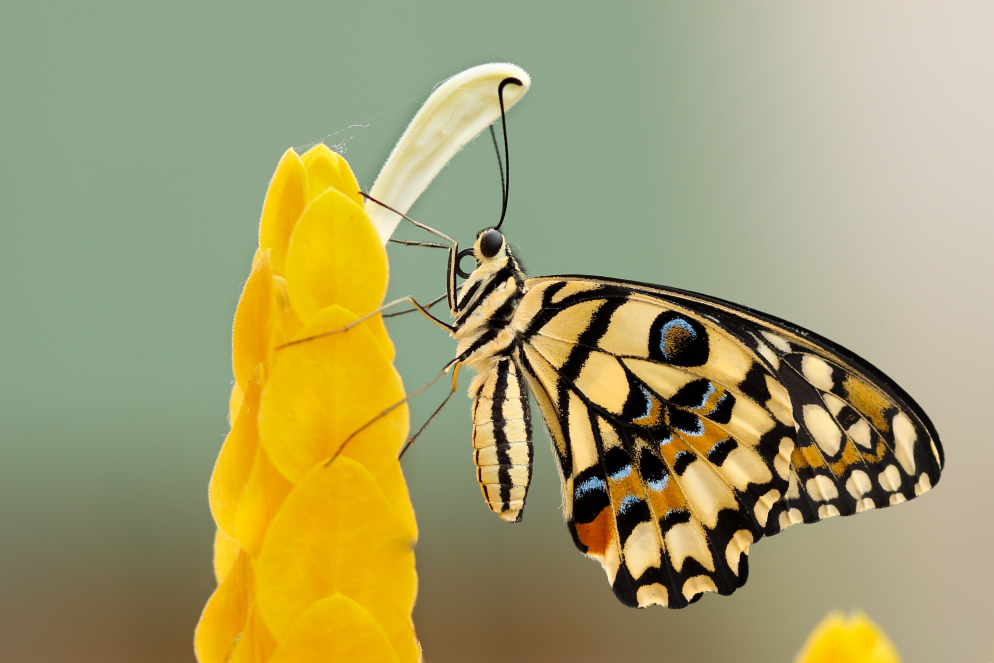
#> input picture butterfly.jpg, 3973 x 2649 px (shown at 1/4 size)
$ jupyter execute Test.ipynb
#> lines starting #> are read from the running program, lines starting #| are printed output that depends on the picture; after the words box and inside, x2 and y2 are one past the last pixel; in counts of white or black regions, pixels touching at a corner belong together
[cell 1]
import cv2
import numpy as np
import matplotlib.pyplot as plt

img = cv2.imread("geeksforgeeks.png", cv2.IMREAD_COLOR)

cv2.IMREAD_COLOR: It specifies to load a color image. Any transparency of image will be neglected. It is the default flag. Alternatively, we can pass integer value 1 for this flag.

cv2.IMREAD_GRAYSCALE: It specifies to load an image in grayscale mode. Alternatively, we can pass integer value 0 for this flag.

cv2.IMREAD_UNCHANGED: It specifies to load an image as such including alpha channel. Alternatively, we can pass integer value -1 for this flag.

[cell 2]
img = cv2.imread("butterfly.jpg",1)
#> img is the input picture: shape (2649, 3973, 3); mean B, G, R 108.3, 157.4, 163.4
img = cv2.resize(img, (960,540))
#> img: shape (540, 960, 3)

[cell 3]
plt.imshow(img)
plt.title("Image")

[cell 4]
imgRGB = cv2.cvtColor(img, cv2.COLOR_BGR2RGB)

[cell 5]
plt.imshow(imgRGB)
plt.title("Image")

[cell 6]
imgGray = cv2.cvtColor(img, cv2.COLOR_BGR2GRAY)
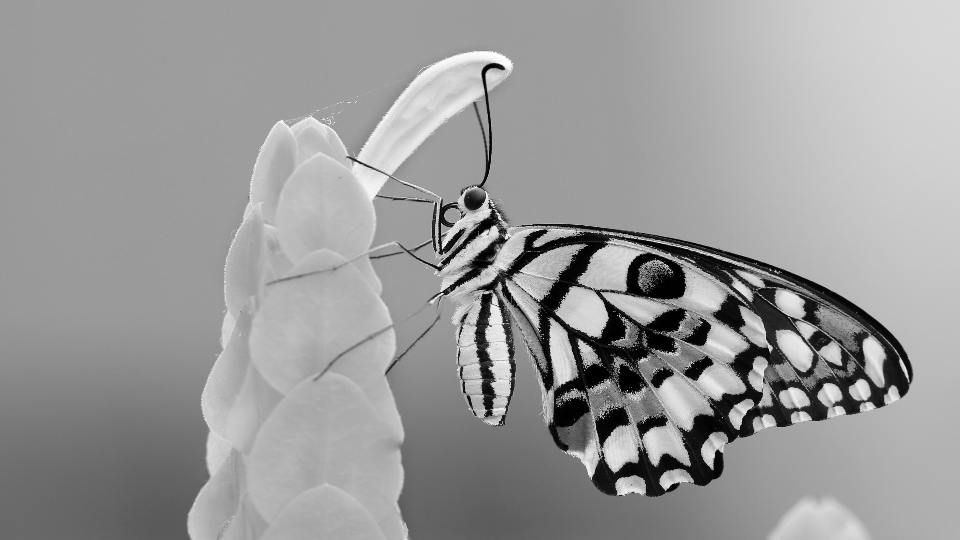
#> imgGray: shape (540, 960); min 0, max 255, mean 153.5
imgGray = cv2.resize(imgGray, (960,540))
cv2.imshow("Gray",imgGray)
cv2.waitKey(5000)
# in ms 0 means infinite wait
cv2.destroyAllWindows()

### kernel is a matrix which is multiplied with the pixel matrix of the image to perform various actions

### The multiplication isnt like matrix multiplication

### visit here https://en.wikipedia.org/wiki/Kernel_(image_processing)

# identity kernel

[cell 7]
identityKernel = np.array(([0,0,0],[0,1,0],[0,0,0]),np.float32)
identityKernel

[cell 8]
outputIdentity = cv2.filter2D(imgRGB, -1, identityKernel)
# -1 means depth of output and input image is same

[cell 9]
plt.imshow(outputIdentity)
plt.title("Image")

# Edge detection

[cell 10]
edgeKernel = np.array(([-1,-1,-1],[-1,8,-1],[-1,-1,-1]), np.float32)
edgeKernel

[cell 11]
outputEd = cv2.filter2D(imgRGB, -1, edgeKernel)
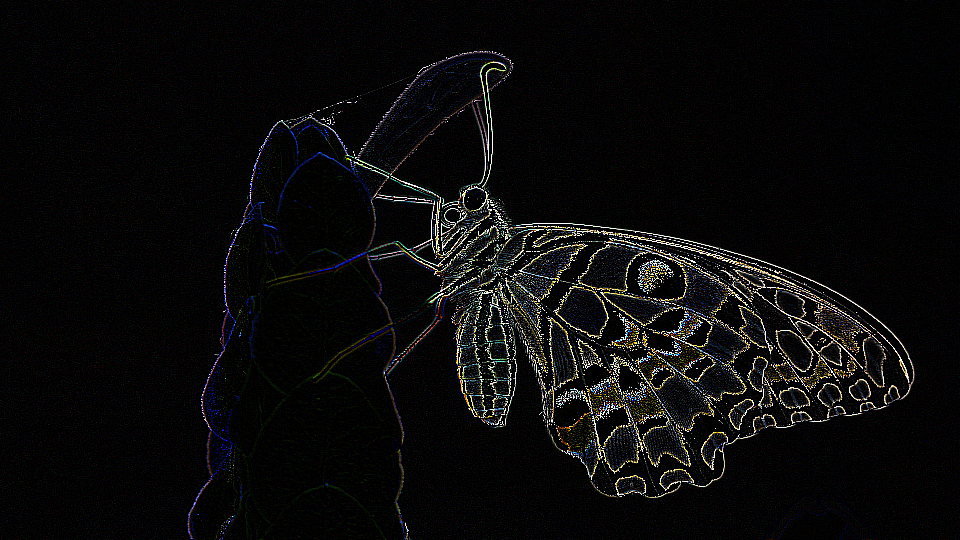
#> outputEd: shape (540, 960, 3); mean R, G, B 11.2, 10.9, 10.6
plt.imshow(outputEd)
plt.title("Image")

# Blurring

Image Blurring refers to making the image less clear or distinct. It is done with the help of various low pass filter kernels.

Advantages of blurring:

It helps in Noise removal. As noise is considered as high pass signal so by the application of low pass filter kernel we restrict noise.

It helps in smoothing the image.

Low intensity edges are removed.

It helps in hiding the details when necessary. For e.g. in many cases police deliberately want to hide the face of the victim, in such cases blurring is required.

### Gaussian blur is the result of blurring an image by a Gaussian function. It is a widely used effect in graphics software, typically to reduce image noise and reduce detail. It is also used as a preprocessing stage before applying our machine learning or deep learning models.

[cell 12]
blur1 = cv2.GaussianBlur(imgRGB,(17,17),0)
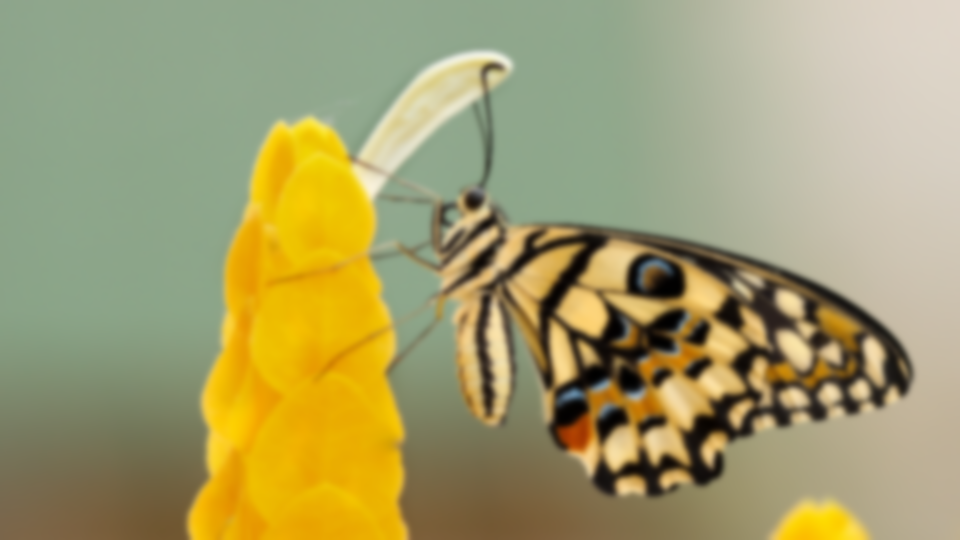
#> blur1: shape (540, 960, 3); mean R, G, B 163.3, 157.3, 108.2
plt.imshow(blur1)

[cell 13]
blur1 = cv2.GaussianBlur(img,(17,17),0)
cv2.imshow("Img",blur1)
cv2.waitKey(5000)
# in ms 0 means infinite wait
cv2.destroyAllWindows()

# color detection

convert image to HSV (Hue Saturation Vue)

Create trackbars for them

use values of trackbars to create a mask matrix and apply it

check colors.py for it

# Shape detection

Shape detection works by:

1. Ceating a grayscale version of image

2. Gaussian blur to remove noise

3. Using Canny to detect image

4. getContour function which finds all the contours and loops through them

    the cotour having area greater than a value find the perimeter and x y width height value and use them to draw a rectangle around it. The size of aprox of each contour determines the number of corners in it.

[cell 14]
def getContours(img, imgContour):
    contours, heiarchy = cv2.findContours(img, cv2.RETR_LIST, cv2.CHAIN_APPROX_NONE)
    # cv.CHAIN_APPROX_SIMPLE for lines
    # cv2.RETR_LIST gives output in list format

    for cnt in contours:

        area = cv2.contourArea(cnt)

        if area > 500:
            peri = cv2.arcLength(cnt, True)

            aproxx = cv2.approxPolyDP(cnt, 0.02 * peri, True)

            # closed = true, the approximated curve is closed. Otherwise, it is not closed.

            x, y, w, h = cv2.boundingRect(aproxx)

            cv2.rectangle(imgContour, (x, y), (x + w, y + h), (0, 255, 0), 5)

            points = len(aproxx)

            if x > 0 and y > 0 and w > 0 and h > 0:

                if points >= 8:
                    cv2.putText(imgContour, "Round", (x, y + 30), cv2.FONT_HERSHEY_COMPLEX, 0.5, (0, 0, 0), 1)
                elif points == 3:
                    cv2.putText(imgContour, "Triangle", (x, y + 30), cv2.FONT_HERSHEY_COMPLEX, 0.5, (0, 0, 0), 1)
                elif points == 5:
                    cv2.putText(imgContour, "Pentagon", (x, y + 30), cv2.FONT_HERSHEY_COMPLEX, 0.5, (0, 0, 0), 1)
                elif points == 4:
                    if 0.95 < (x + w / y + h) < 1.05:
                        cv2.putText(imgContour, "square", (x, y + 30), cv2.FONT_HERSHEY_COMPLEX, 0.5, (0, 0, 0), 1)
                    else:
                        cv2.putText(imgContour, "Rectangle", (x, y + 30), cv2.FONT_HERSHEY_COMPLEX, 0.5, (0, 0, 0), 1)
                else:
                    cv2.putText(imgContour, "Corners: " + str(points), (x, y + 30), cv2.FONT_HERSHEY_COMPLEX, 0.5,
                                (0, 0, 0), 1)

[cell 15]
imgShape = cv2.imread("shapes.jpg",1)
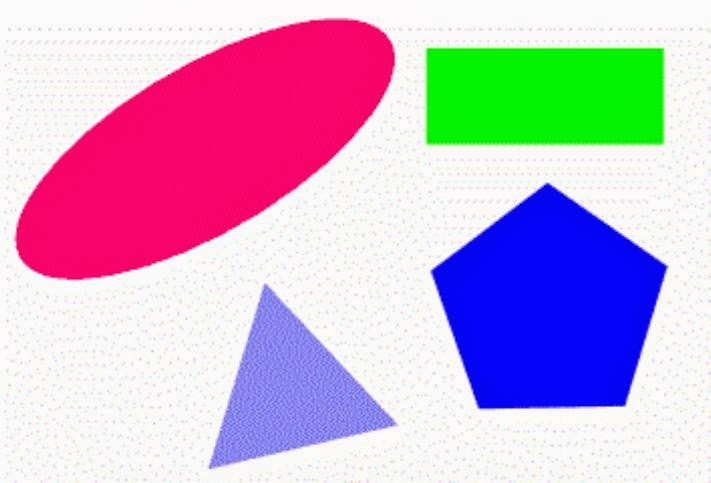
#> input picture shapes.JPG, 711 x 483 px, found by its file name
#> imgShape is the input picture: shape (483, 711, 3); mean B, G, R 206.8, 176, 200.6
f = plt.figure()
f.set_figwidth(10)
f.set_figheight(20)
plt.imshow(imgShape)

[cell 16]
imgShape_Gray = cv2.cvtColor(imgShape, cv2.COLOR_BGR2GRAY)
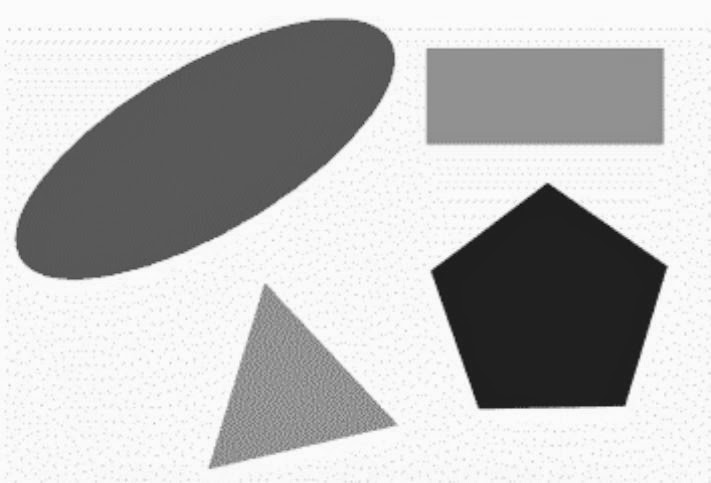
#> imgShape_Gray: shape (483, 711); min 22, max 255, mean 186.9
imgShape_Blur = cv2.GaussianBlur(imgShape_Gray,(7,7),0)

imgContour = imgShape.copy()

imgShapeCanny = cv2.Canny(imgShape_Blur, 80, 80)
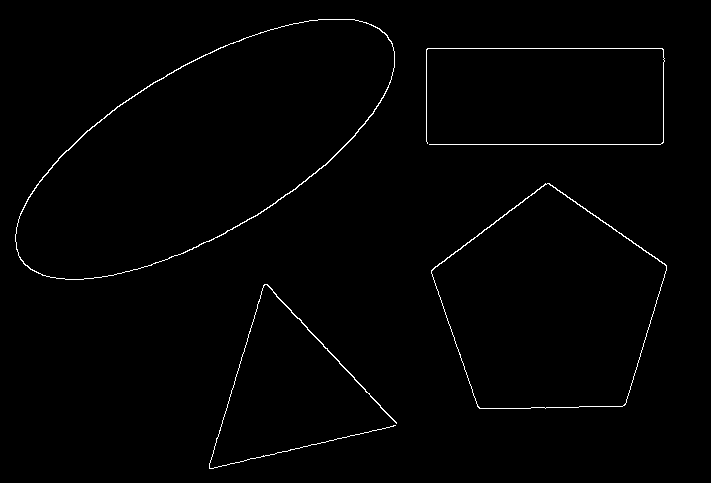
#> imgShapeCanny: shape (483, 711); 0.97% white in thin lines or dots, all inside (x1, y1, x2, y2) = (15, 19, 667, 469)

kernelDilation = np.ones((3,3))
imgShapeDil = cv2.dilate(imgShapeCanny, kernelDilation, iterations=1)
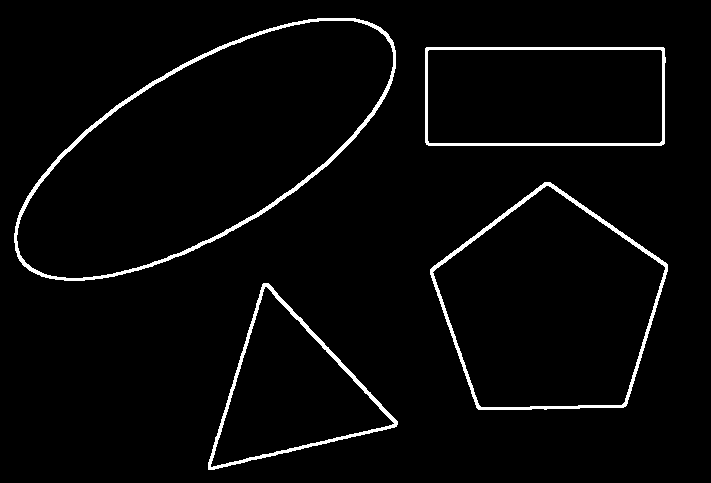
#> imgShapeDil: shape (483, 711); 3.1% white; 4 white regions

getContours(imgShapeDil, imgContour)
#> in getContours, `contours, heiarchy = cv2.findContours(img, cv2.RETR_LIST, cv2.CHAIN_AP..`: contours = 8 contours; box (x1, y1, x2, y2) and area: (14, 18, 396, 281) 57293, (16, 20, 394, 279) 54397, (430, 182, 668, 410) 37765, (432, 185, 666, 408) 35749, (425, 47, 666, 146) 23420, (427, 49, 663, 144) 22078, (208, 283, 398, 470) 17256, (210, 286, 395, 468) 15638; heiarchy = [[1, -1, -1, -1], [2, 0, -1, -1], [3, 1, -1, -1], [4, 2, -1, -1], [5, 3, -1, -1], [6, 4, -1, -1], [7, 5, -1, -1], [-1, 6, -1, -1]]
#> the loop in getContours, `for cnt in contours: ` made 8 passes
#> (area, peri, aproxx, x, y, w, h, points) on passes 1, 2, 5, 6: (15638.5, 598.2, [[265, 286], [394, 423], [211, 467]], 211, 286, 184, 182, 3), (17255.5, 618.2, [[263, 283], [208, 469], [396, 426]], 208, 283, 189, 187, 3), (22078.5, 652.7, [[427, 51], [660, 49], [662, 140], [429, 143]], 427, 49, 236, 95, 4), (23420, 671.3, [[425, 48], [428, 145], [664, 143], [663, 47]], 425, 47, 240, 99, 4)
#> (area, peri, x, y, w, h, points) on passes 3, 4, 7, 8: (35749, 755.4, 432, 185, 234, 223, 5), (37765, 775.4, 430, 182, 238, 226, 5), (54397, 1026.3, 19, 21, 372, 254, 8), (57293, 1044.7, 19, 19, 374, 258, 8)
#> after the loop in getContours, `for cnt in contours:`:
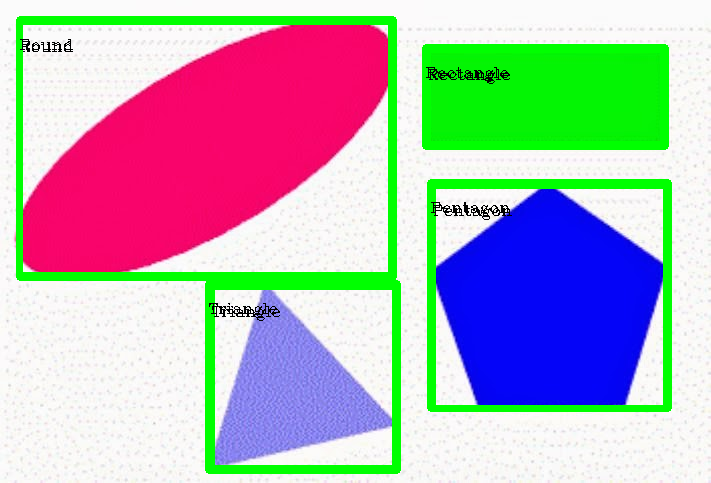
#> imgContour: shape (483, 711, 3); 9.67% of pixels changed, all inside (x1, y1, x2, y2) = (16, 16, 672, 474)

f = plt.figure()
f.set_figwidth(10)
f.set_figheight(20)
plt.imshow(imgContour)

Here we can see that every shape is recognized twice

The problem is most likely because when you find the edges and then find the contours of those edges, there is an outer boundary and inner boundary for it. So openCV take both as contours.

The problem can be solved if you find contours with out finding canny edges. ie directly find the contours from thresholded image. It will give you more accurate answer.

[cell 17]
imgContour = imgShape.copy()

ret, imgShapeThresh = cv2.threshold(imgShape_Blur,160,160, 0)
#> imgShapeThresh: shape (483, 711); values 0 (black) and 160 (white), 62.1% white; 4 black regions, box (x1, y1, x2, y2) and area: (16, 19, 395, 280) 55747, (431, 183, 667, 409) 37079, (428, 50, 662, 143) 21758, (211, 287, 393, 466) 15455

kernelDilation = np.ones((3,3))
imgShapeDil = cv2.dilate(imgShapeThresh, kernelDilation, iterations=1)
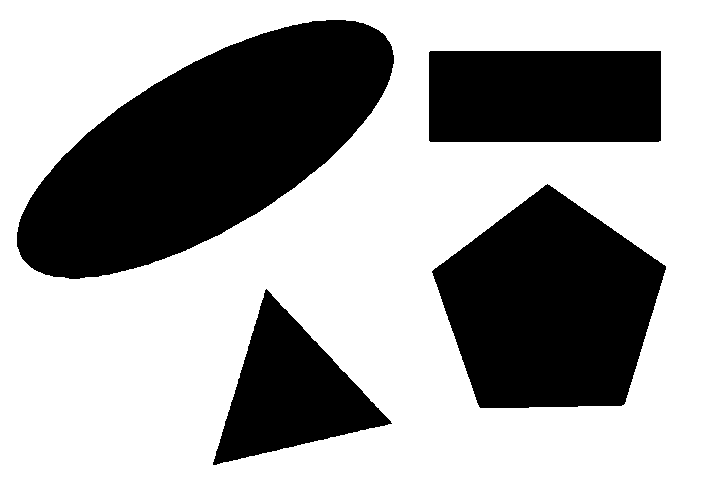
#> imgShapeDil: shape (483, 711); values 0 (black) and 160 (white), 63.2% white; 4 black regions

getContours(imgShapeDil, imgContour)
#> in getContours (call 2), `contours, heiarchy = cv2.findContours(img, cv2.RETR_LIST, cv2.CHAIN_AP..`: contours = 5 contours; box (x1, y1, x2, y2) and area: (0, 0, 711, 483) 342220, (16, 19, 395, 280) 54898, (431, 183, 667, 409) 36485, (428, 50, 662, 143) 21428, (212, 288, 393, 466) 14982; heiarchy = [[1, -1, -1, -1], [2, 0, -1, -1], [3, 1, -1, -1], [4, 2, -1, -1], [-1, 3, -1, -1]]
#> the loop in getContours (call 2), `for cnt in contours: ` made 5 passes
#> (area, peri, aproxx, x, y, w, h, points) on passes 1, 3, 5: (14982, 586.3, [[266, 288], [392, 423], [213, 465]], 213, 288, 180, 178, 3), (21428.5, 645.9, [[428, 52], [660, 50], [661, 140], [430, 142]], 428, 50, 234, 93, 4), (342220, 2384, [[0, 0], [0, 482], [710, 482], [710, 0]], 0, 0, 711, 483, 4)
#> (area, peri, x, y, w, h, points) on passes 2, 4: (36485, 764.2, 431, 183, 236, 226, 5), (54898.5, 1030.6, 21, 20, 370, 256, 8)
#> after the loop in getContours (call 2), `for cnt in contours:`:
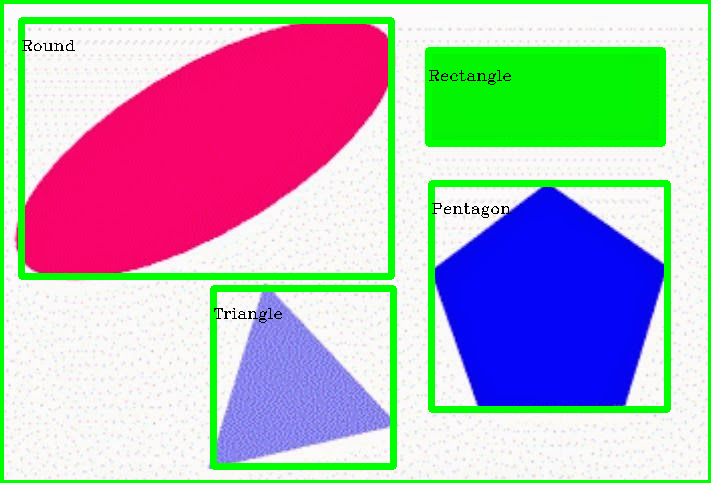
#> imgContour: shape (483, 711, 3); 9.88% of pixels changed, all inside (x1, y1, x2, y2) = (0, 0, 711, 483)

f = plt.figure()
f.set_figwidth(10)
f.set_figheight(20)
plt.imshow(imgContour)
